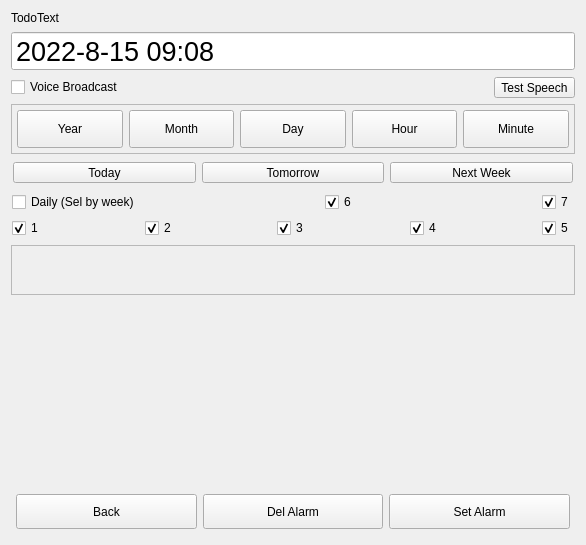
<?xml version="1.0" encoding="UTF-8"?>
<ui version="4.0">
 <class>TodoAlarm</class>
 <widget class="QDialog" name="TodoAlarm">
  <property name="geometry">
   <rect>
    <x>0</x>
    <y>0</y>
    <width>586</width>
    <height>545</height>
   </rect>
  </property>
  <property name="windowTitle">
   <string>Alarm</string>
  </property>
  <layout class="QVBoxLayout" name="verticalLayout_2">
   <item>
    <widget class="QLabel" name="lblTodoText">
     <property name="maximumSize">
      <size>
       <width>16777215</width>
       <height>35</height>
      </size>
     </property>
     <property name="text">
      <string>TodoText</string>
     </property>
    </widget>
   </item>
   <item>
    <widget class="QDateTimeEdit" name="dateTimeEdit">
     <property name="sizePolicy">
      <sizepolicy hsizetype="Preferred" vsizetype="Fixed">
       <horstretch>0</horstretch>
       <verstretch>0</verstretch>
      </sizepolicy>
     </property>
     <property name="minimumSize">
      <size>
       <width>0</width>
       <height>35</height>
      </size>
     </property>
     <property name="font">
      <font>
       <pointsize>20</pointsize>
      </font>
     </property>
     <property name="buttonSymbols">
      <enum>QAbstractSpinBox::NoButtons</enum>
     </property>
     <property name="accelerated">
      <bool>false</bool>
     </property>
     <property name="date">
      <date>
       <year>2022</year>
       <month>8</month>
       <day>15</day>
      </date>
     </property>
     <property name="time">
      <time>
       <hour>9</hour>
       <minute>8</minute>
       <second>0</second>
      </time>
     </property>
     <property name="displayFormat">
      <string>yyyy-M-d HH:mm</string>
     </property>
    </widget>
   </item>
   <item>
    <layout class="QHBoxLayout" name="horizontalLayout_5">
     <item>
      <widget class="QCheckBox" name="chkSpeech">
       <property name="text">
        <string>Voice Broadcast</string>
       </property>
      </widget>
     </item>
     <item>
      <widget class="QToolButton" name="btnTestSpeech">
       <property name="text">
        <string>Test Speech</string>
       </property>
      </widget>
     </item>
    </layout>
   </item>
   <item>
    <widget class="QFrame" name="frameDT">
     <property name="minimumSize">
      <size>
       <width>0</width>
       <height>50</height>
      </size>
     </property>
     <property name="maximumSize">
      <size>
       <width>16777215</width>
       <height>80</height>
      </size>
     </property>
     <property name="frameShape">
      <enum>QFrame::StyledPanel</enum>
     </property>
     <property name="frameShadow">
      <enum>QFrame::Raised</enum>
     </property>
     <layout class="QHBoxLayout" name="horizontalLayout_7">
      <property name="leftMargin">
       <number>5</number>
      </property>
      <property name="topMargin">
       <number>5</number>
      </property>
      <property name="rightMargin">
       <number>5</number>
      </property>
      <property name="bottomMargin">
       <number>5</number>
      </property>
      <item>
       <widget class="QToolButton" name="btnYear">
        <property name="sizePolicy">
         <sizepolicy hsizetype="Preferred" vsizetype="Preferred">
          <horstretch>0</horstretch>
          <verstretch>0</verstretch>
         </sizepolicy>
        </property>
        <property name="text">
         <string>Year</string>
        </property>
       </widget>
      </item>
      <item>
       <widget class="QToolButton" name="btnMonth">
        <property name="sizePolicy">
         <sizepolicy hsizetype="Preferred" vsizetype="Preferred">
          <horstretch>0</horstretch>
          <verstretch>0</verstretch>
         </sizepolicy>
        </property>
        <property name="text">
         <string>Month</string>
        </property>
       </widget>
      </item>
      <item>
       <widget class="QToolButton" name="btnDay">
        <property name="sizePolicy">
         <sizepolicy hsizetype="Preferred" vsizetype="Preferred">
          <horstretch>0</horstretch>
          <verstretch>0</verstretch>
         </sizepolicy>
        </property>
        <property name="text">
         <string>Day</string>
        </property>
       </widget>
      </item>
      <item>
       <widget class="QToolButton" name="btnHour">
        <property name="sizePolicy">
         <sizepolicy hsizetype="Preferred" vsizetype="Preferred">
          <horstretch>0</horstretch>
          <verstretch>0</verstretch>
         </sizepolicy>
        </property>
        <property name="text">
         <string>Hour</string>
        </property>
       </widget>
      </item>
      <item>
       <widget class="QToolButton" name="btnMinute">
        <property name="sizePolicy">
         <sizepolicy hsizetype="Preferred" vsizetype="Preferred">
          <horstretch>0</horstretch>
          <verstretch>0</verstretch>
         </sizepolicy>
        </property>
        <property name="text">
         <string>Minute</string>
        </property>
       </widget>
      </item>
     </layout>
    </widget>
   </item>
   <item>
    <widget class="QFrame" name="frameBtnFun">
     <property name="maximumSize">
      <size>
       <width>16777215</width>
       <height>35</height>
      </size>
     </property>
     <property name="frameShape">
      <enum>QFrame::NoFrame</enum>
     </property>
     <property name="frameShadow">
      <enum>QFrame::Raised</enum>
     </property>
     <layout class="QHBoxLayout" name="horizontalLayout">
      <property name="leftMargin">
       <number>2</number>
      </property>
      <property name="topMargin">
       <number>2</number>
      </property>
      <property name="rightMargin">
       <number>2</number>
      </property>
      <property name="bottomMargin">
       <number>2</number>
      </property>
      <item>
       <widget class="QToolButton" name="btnToday">
        <property name="sizePolicy">
         <sizepolicy hsizetype="Preferred" vsizetype="Preferred">
          <horstretch>0</horstretch>
          <verstretch>0</verstretch>
         </sizepolicy>
        </property>
        <property name="text">
         <string>Today</string>
        </property>
       </widget>
      </item>
      <item>
       <widget class="QToolButton" name="btnTomorrow">
        <property name="sizePolicy">
         <sizepolicy hsizetype="Preferred" vsizetype="Preferred">
          <horstretch>0</horstretch>
          <verstretch>0</verstretch>
         </sizepolicy>
        </property>
        <property name="text">
         <string>Tomorrow</string>
        </property>
       </widget>
      </item>
      <item>
       <widget class="QToolButton" name="btnNextWeek">
        <property name="sizePolicy">
         <sizepolicy hsizetype="Preferred" vsizetype="Preferred">
          <horstretch>0</horstretch>
          <verstretch>0</verstretch>
         </sizepolicy>
        </property>
        <property name="text">
         <string>Next Week</string>
        </property>
       </widget>
      </item>
     </layout>
    </widget>
   </item>
   <item>
    <widget class="QFrame" name="frameDaily">
     <property name="maximumSize">
      <size>
       <width>16777215</width>
       <height>65</height>
      </size>
     </property>
     <property name="frameShape">
      <enum>QFrame::NoFrame</enum>
     </property>
     <property name="frameShadow">
      <enum>QFrame::Raised</enum>
     </property>
     <layout class="QVBoxLayout" name="verticalLayout">
      <property name="leftMargin">
       <number>1</number>
      </property>
      <property name="topMargin">
       <number>1</number>
      </property>
      <property name="rightMargin">
       <number>1</number>
      </property>
      <property name="bottomMargin">
       <number>1</number>
      </property>
      <item>
       <layout class="QHBoxLayout" name="horizontalLayout_3">
        <item>
         <widget class="QCheckBox" name="chkDaily">
          <property name="text">
           <string>Daily (Sel by week)</string>
          </property>
         </widget>
        </item>
        <item>
         <spacer name="horizontalSpacer">
          <property name="orientation">
           <enum>Qt::Horizontal</enum>
          </property>
          <property name="sizeHint" stdset="0">
           <size>
            <width>40</width>
            <height>20</height>
           </size>
          </property>
         </spacer>
        </item>
        <item>
         <widget class="QCheckBox" name="chk6">
          <property name="sizePolicy">
           <sizepolicy hsizetype="Preferred" vsizetype="Fixed">
            <horstretch>0</horstretch>
            <verstretch>0</verstretch>
           </sizepolicy>
          </property>
          <property name="text">
           <string>6</string>
          </property>
          <property name="checked">
           <bool>true</bool>
          </property>
         </widget>
        </item>
        <item>
         <spacer name="horizontalSpacer_3">
          <property name="orientation">
           <enum>Qt::Horizontal</enum>
          </property>
          <property name="sizeHint" stdset="0">
           <size>
            <width>40</width>
            <height>20</height>
           </size>
          </property>
         </spacer>
        </item>
        <item>
         <widget class="QCheckBox" name="chk7">
          <property name="sizePolicy">
           <sizepolicy hsizetype="Preferred" vsizetype="Fixed">
            <horstretch>0</horstretch>
            <verstretch>0</verstretch>
           </sizepolicy>
          </property>
          <property name="text">
           <string>7</string>
          </property>
          <property name="checked">
           <bool>true</bool>
          </property>
         </widget>
        </item>
       </layout>
      </item>
      <item>
       <layout class="QHBoxLayout" name="horizontalLayout_4">
        <item>
         <widget class="QCheckBox" name="chk1">
          <property name="sizePolicy">
           <sizepolicy hsizetype="Preferred" vsizetype="Fixed">
            <horstretch>0</horstretch>
            <verstretch>0</verstretch>
           </sizepolicy>
          </property>
          <property name="text">
           <string>1</string>
          </property>
          <property name="checked">
           <bool>true</bool>
          </property>
         </widget>
        </item>
        <item>
         <spacer name="horizontalSpacer_6">
          <property name="orientation">
           <enum>Qt::Horizontal</enum>
          </property>
          <property name="sizeHint" stdset="0">
           <size>
            <width>40</width>
            <height>20</height>
           </size>
          </property>
         </spacer>
        </item>
        <item>
         <widget class="QCheckBox" name="chk2">
          <property name="sizePolicy">
           <sizepolicy hsizetype="Preferred" vsizetype="Fixed">
            <horstretch>0</horstretch>
            <verstretch>0</verstretch>
           </sizepolicy>
          </property>
          <property name="text">
           <string>2</string>
          </property>
          <property name="checked">
           <bool>true</bool>
          </property>
         </widget>
        </item>
        <item>
         <spacer name="horizontalSpacer_7">
          <property name="orientation">
           <enum>Qt::Horizontal</enum>
          </property>
          <property name="sizeHint" stdset="0">
           <size>
            <width>40</width>
            <height>20</height>
           </size>
          </property>
         </spacer>
        </item>
        <item>
         <widget class="QCheckBox" name="chk3">
          <property name="sizePolicy">
           <sizepolicy hsizetype="Preferred" vsizetype="Fixed">
            <horstretch>0</horstretch>
            <verstretch>0</verstretch>
           </sizepolicy>
          </property>
          <property name="text">
           <string>3</string>
          </property>
          <property name="checked">
           <bool>true</bool>
          </property>
         </widget>
        </item>
        <item>
         <spacer name="horizontalSpacer_8">
          <property name="orientation">
           <enum>Qt::Horizontal</enum>
          </property>
          <property name="sizeHint" stdset="0">
           <size>
            <width>40</width>
            <height>20</height>
           </size>
          </property>
         </spacer>
        </item>
        <item>
         <widget class="QCheckBox" name="chk4">
          <property name="sizePolicy">
           <sizepolicy hsizetype="Preferred" vsizetype="Fixed">
            <horstretch>0</horstretch>
            <verstretch>0</verstretch>
           </sizepolicy>
          </property>
          <property name="text">
           <string>4</string>
          </property>
          <property name="checked">
           <bool>true</bool>
          </property>
         </widget>
        </item>
        <item>
         <spacer name="horizontalSpacer_9">
          <property name="orientation">
           <enum>Qt::Horizontal</enum>
          </property>
          <property name="sizeHint" stdset="0">
           <size>
            <width>40</width>
            <height>20</height>
           </size>
          </property>
         </spacer>
        </item>
        <item>
         <widget class="QCheckBox" name="chk5">
          <property name="sizePolicy">
           <sizepolicy hsizetype="Preferred" vsizetype="Fixed">
            <horstretch>0</horstretch>
            <verstretch>0</verstretch>
           </sizepolicy>
          </property>
          <property name="text">
           <string>5</string>
          </property>
          <property name="checked">
           <bool>true</bool>
          </property>
         </widget>
        </item>
       </layout>
      </item>
     </layout>
    </widget>
   </item>
   <item>
    <widget class="QFrame" name="frameSel">
     <property name="minimumSize">
      <size>
       <width>0</width>
       <height>50</height>
      </size>
     </property>
     <property name="frameShape">
      <enum>QFrame::StyledPanel</enum>
     </property>
     <property name="frameShadow">
      <enum>QFrame::Raised</enum>
     </property>
    </widget>
   </item>
   <item>
    <spacer name="verticalSpacer">
     <property name="orientation">
      <enum>Qt::Vertical</enum>
     </property>
     <property name="sizeHint" stdset="0">
      <size>
       <width>20</width>
       <height>40</height>
      </size>
     </property>
    </spacer>
   </item>
   <item>
    <widget class="QFrame" name="frameFun">
     <property name="maximumSize">
      <size>
       <width>16777215</width>
       <height>50</height>
      </size>
     </property>
     <property name="frameShape">
      <enum>QFrame::NoFrame</enum>
     </property>
     <property name="frameShadow">
      <enum>QFrame::Sunken</enum>
     </property>
     <layout class="QHBoxLayout" name="horizontalLayout_2">
      <property name="leftMargin">
       <number>5</number>
      </property>
      <property name="topMargin">
       <number>5</number>
      </property>
      <property name="rightMargin">
       <number>5</number>
      </property>
      <property name="bottomMargin">
       <number>5</number>
      </property>
      <item>
       <widget class="QToolButton" name="btnBack">
        <property name="sizePolicy">
         <sizepolicy hsizetype="Preferred" vsizetype="Preferred">
          <horstretch>0</horstretch>
          <verstretch>0</verstretch>
         </sizepolicy>
        </property>
        <property name="minimumSize">
         <size>
          <width>0</width>
          <height>35</height>
         </size>
        </property>
        <property name="text">
         <string>Back</string>
        </property>
       </widget>
      </item>
      <item>
       <widget class="QToolButton" name="btnDelDT">
        <property name="sizePolicy">
         <sizepolicy hsizetype="Preferred" vsizetype="Preferred">
          <horstretch>0</horstretch>
          <verstretch>0</verstretch>
         </sizepolicy>
        </property>
        <property name="minimumSize">
         <size>
          <width>60</width>
          <height>35</height>
         </size>
        </property>
        <property name="maximumSize">
         <size>
          <width>16777215</width>
          <height>16777215</height>
         </size>
        </property>
        <property name="text">
         <string>Del Alarm</string>
        </property>
       </widget>
      </item>
      <item>
       <widget class="QToolButton" name="btnSetDT">
        <property name="sizePolicy">
         <sizepolicy hsizetype="Preferred" vsizetype="Preferred">
          <horstretch>0</horstretch>
          <verstretch>0</verstretch>
         </sizepolicy>
        </property>
        <property name="minimumSize">
         <size>
          <width>60</width>
          <height>35</height>
         </size>
        </property>
        <property name="maximumSize">
         <size>
          <width>16777215</width>
          <height>16777215</height>
         </size>
        </property>
        <property name="text">
         <string>Set Alarm</string>
        </property>
       </widget>
      </item>
     </layout>
    </widget>
   </item>
  </layout>
 </widget>
 <resources/>
 <connections/>
</ui>
